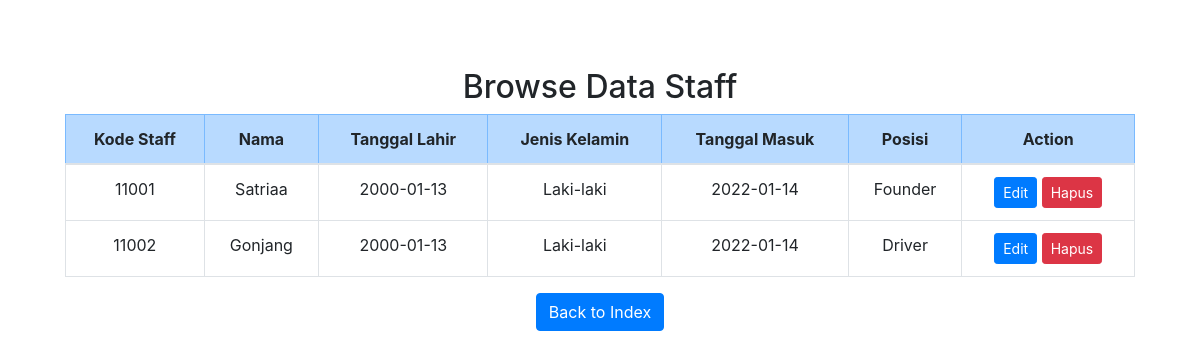
The app's page /browse_staff.php with its own data.
### tables this page shows
CREATE TABLE `t_staff` (
  `id_pegawai` varchar(12) NOT NULL,
  `nama` varchar(40) NOT NULL,
  `tgl_lahir` date NOT NULL,
  `jk` varchar(12) NOT NULL,
  `tgl_masuk` date NOT NULL,
  `posisi` varchar(20) NOT NULL
);

### browse_staff.php (the view, shortened to what this page needs)
<!DOCTYPE html>
<html lang="en">
<head>
    <link rel="stylesheet" href="https://maxcdn.bootstrapcdn.com/bootstrap/4.5.2/css/bootstrap.min.css">
</head>
<body>
    <div class="container mt-5">
        <main>
            <h2>Browse Data Staff</h2>
            <table class="table table-bordered">
                <thead class="table-primary">
                    <tr>
                        <th>Kode Staff</th>
                        <th>Nama</th>
                        <th>Tanggal Lahir</th>
                        <th>Jenis Kelamin</th>
                        <th>Tanggal Masuk</th>
                        <th>Posisi</th>
                        <th>Action</th>
                    </tr>
                </thead>
                <tbody class="table-group-divider">
                    <?php
                    require_once("koneksi.php");
                    $sql = "SELECT * FROM t_staff";
                    $result = $conn->query($sql);
                    if ($result->num_rows > 0) {
                        while ($row = $result->fetch_assoc()) {
                            echo "<tr>";
                            echo "<td>" . $row["id_pegawai"] . "</td>";
                            echo "<td>" . $row["nama"] . "</td>";
                            echo "<td>" . $row["tgl_lahir"] . "</td>";
                            echo "<td>" . $row["jk"] . "</td>";
                            echo "<td>" . $row["tgl_masuk"] . "</td>";
                            echo "<td>" . $row["posisi"] . "</td>";
                            echo "<td>";
                            echo "<a href='edit_staff.php?id=" . $row["id_pegawai"] . "'  class='btn btn-primary btn-sm'>Edit</a> ";
                            echo "<a href='hapus_staff.php?id=" . $row["id_pegawai"] . "' class='btn btn-danger btn-sm ' >Hapus</a>";
                            echo "</td>";
                            echo "</tr>";
                        }
                    } else {
                        echo "<tr><td colspan='5'>Tidak ada data produk.</td></tr>";
                    }
                    ?>
                </tbody>
            </table>
            <a href="index.php" class="btn btn-primary">Back to Index</a>
        </main>
    </div>
</body>
</html>

### browse_staff.php (style rules this page uses)
body { display: flex; min-height: 100vh; flex-direction: column; }
main { flex: 1; padding: 20px; text-align: center; }

### records on screen
t_staff: id_pegawai "11001", nama "Satriaa", tgl_lahir "2000-01-13", jk "Laki-laki", tgl_masuk "2022-01-14", posisi "Founder"
t_staff: id_pegawai "11002", nama "Gonjang", tgl_lahir "2000-01-13", jk "Laki-laki", tgl_masuk "2022-01-14", posisi "Driver"
